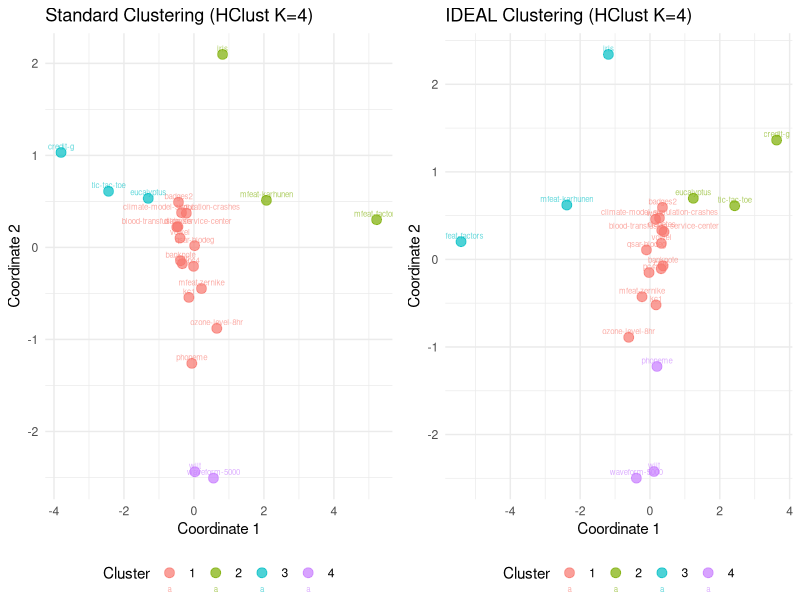
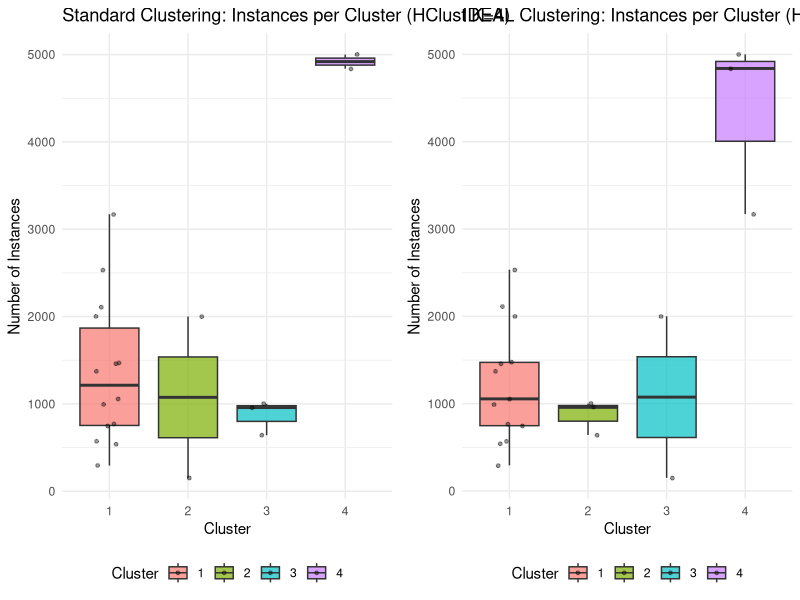
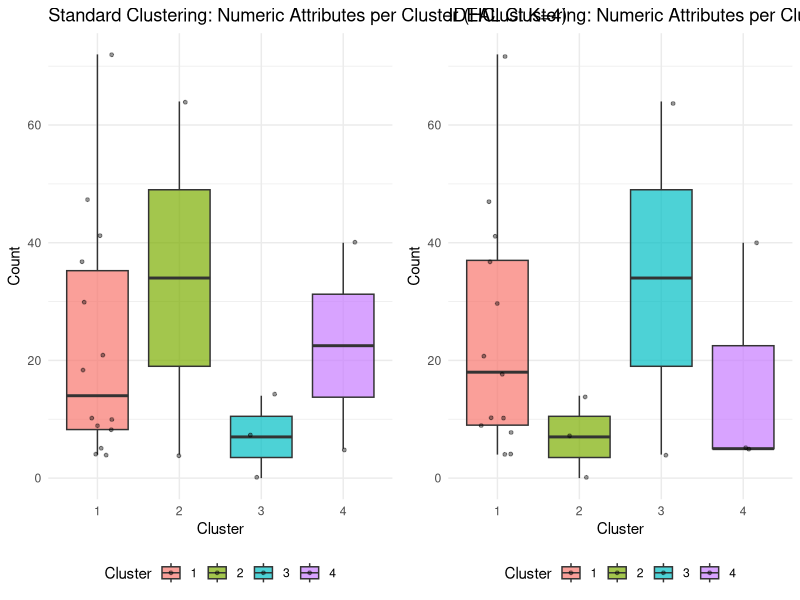
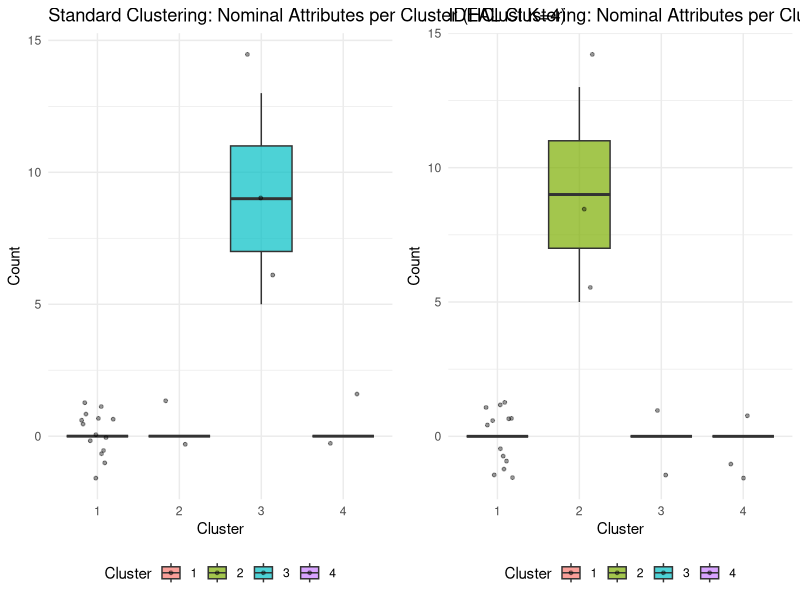

These figures' R source, in order:
## ---- chunk 1
knitr::opts_chunk$set(echo = TRUE, warning = FALSE, message = FALSE)
library(dplyr)
library(tidyr)
library(ggplot2)
library(gridExtra)
library(knitr)

# Set working directory to project root
knitr::opts_knit$set(root.dir = '../../')
## ---- chunk 2
# Load clustering data from both approaches
clustering_standard <- list(
  groups = read.csv('data/results/clustering/groups.csv'),
  chars = read.csv('data/results/clustering/characteristics.csv'),
  centroids = read.csv('data/results/clustering/centroids.csv'),
  kcca_info = read.csv('data/results/clustering/kcca_info.csv')
)

# Check if IDEAL clustering files exist
ideal_dir <- 'data/results/clustering_IDEAL'
if (dir.exists(ideal_dir)) {
  clustering_ideal <- list(
    groups = read.csv('data/results/clustering_IDEAL/groups.csv'),
    chars = read.csv('data/results/clustering_IDEAL/characteristics.csv'),
    centroids = read.csv('data/results/clustering_IDEAL/centroids.csv'),
    kcca_info = read.csv('data/results/clustering_IDEAL/kcca_info.csv')
  )
} else {
  warning(sprintf("Directory not found: %s - IDEAL clustering comparison will be skipped. Please run dataset_clustering_IDEAL.R first.", ideal_dir))
  clustering_ideal <- NULL
}

# Identify datasets that were analyzed but not clustered
standard_missing <- setdiff(clustering_standard$chars$dataset_name, clustering_standard$groups$dataset_name)
ideal_missing <- if (!is.null(clustering_ideal)) setdiff(clustering_ideal$chars$dataset_name, clustering_ideal$groups$dataset_name) else c()

# Find datasets in both clusterings (for fair comparison)
standard_datasets <- clustering_standard$groups$dataset_name
ideal_datasets <- if (!is.null(clustering_ideal)) clustering_ideal$groups$dataset_name else c()
common_datasets <- intersect(standard_datasets, ideal_datasets)
only_standard <- setdiff(standard_datasets, ideal_datasets)
only_ideal <- setdiff(ideal_datasets, standard_datasets)

# Display basic info
cat("=== DATASET COUNTS ===\n\n")
cat("Standard/New Clustering:\n")
cat("  - Total analyzed:", nrow(clustering_standard$chars), "\n")
cat("  - Successfully clustered:", nrow(clustering_standard$groups), "\n")
cat("  - Missing cluster assignments:", length(standard_missing), "\n")
if(length(standard_missing) > 0) {
  cat("    Datasets without cluster assignments:", paste(standard_missing, collapse = ", "), "\n")
}

if (!is.null(clustering_ideal)) {
  cat("\nIDEAL Clustering:\n")
  cat("  - Total analyzed:", nrow(clustering_ideal$chars), "\n")
  cat("  - Successfully clustered:", nrow(clustering_ideal$groups), "\n")
  cat("  - Missing cluster assignments:", length(ideal_missing), "\n")
  if(length(ideal_missing) > 0) {
    cat("    Datasets without cluster assignments:", paste(ideal_missing, collapse = ", "), "\n")
  }
  
  cat("\n=== DATASET OVERLAP COMPARISON ===\n\n")
  cat("Datasets in BOTH clusterings (for comparison):", length(common_datasets), "\n")
  cat("Datasets ONLY in Standard clustering:", length(only_standard), "\n")
  if(length(only_standard) > 0) {
    cat("  -", paste(only_standard, collapse = ", "), "\n")
  }
  cat("Datasets ONLY in IDEAL clustering:", length(only_ideal), "\n")
  if(length(only_ideal) > 0) {
    cat("  -", paste(only_ideal, collapse = ", "), "\n")
  }
} else {
  cat("\nIDEAL Clustering: Data not available\n")
  common_datasets <- c()
}
## ---- chunk 3
# Summary statistics for standard clustering
cat("K-value:", clustering_standard$kcca_info$K[1], "\n")
cat("Number of clusters:", clustering_standard$kcca_info$num_centers[1], "\n")
cat("Total within-cluster sum of squares:", round(clustering_standard$kcca_info$tot_withinss[1], 4), "\n")
cat("Between-cluster sum of squares:", round(clustering_standard$kcca_info$betweenss[1], 4), "\n")
cat("Cluster sizes:", paste(clustering_standard$kcca_info[1, grepl("size_cluster", names(clustering_standard$kcca_info))], collapse = ", "), "\n")
## ---- chunk 4
# Summary statistics for ideal clustering
cat("K-value:", clustering_ideal$kcca_info$K[1], "\n")
cat("Number of clusters:", clustering_ideal$kcca_info$num_centers[1], "\n")
cat("Total within-cluster sum of squares:", round(clustering_ideal$kcca_info$tot_withinss[1], 4), "\n")
cat("Between-cluster sum of squares:", round(clustering_ideal$kcca_info$betweenss[1], 4), "\n")
cat("Cluster sizes:", paste(clustering_ideal$kcca_info[1, grepl("size_cluster", names(clustering_ideal$kcca_info))], collapse = ", "), "\n")
## ---- chunk 5
if (!is.null(clustering_ideal) && length(common_datasets) > 0) {
  # Filter to only common datasets
  standard_common <- clustering_standard$groups %>%
    filter(dataset_name %in% common_datasets) %>%
    as.data.frame()
  
  ideal_common <- clustering_ideal$groups %>%
    filter(dataset_name %in% common_datasets) %>%
    arrange(dataset_name) %>%
    as.data.frame()
  
  standard_common <- standard_common %>% arrange(dataset_name)
  
  # Create comparison dataframe
  comparison_df <- data.frame(
    dataset_name = standard_common$dataset_name,
    standard_hclust_4 = standard_common$hclust_4,
    ideal_hclust_4 = ideal_common$hclust_4,
    standard_hclust_5 = standard_common$hclust_5,
    ideal_hclust_5 = ideal_common$hclust_5,
    standard_kmeans_4 = standard_common$kmeans_4,
    ideal_kmeans_4 = ideal_common$kmeans_4,
    standard_kmeans_5 = standard_common$kmeans_5,
    ideal_kmeans_5 = ideal_common$kmeans_5
  )
  
  # Calculate changes
  comparison_df$hclust_4_changed <- comparison_df$standard_hclust_4 != comparison_df$ideal_hclust_4
  comparison_df$hclust_5_changed <- comparison_df$standard_hclust_5 != comparison_df$ideal_hclust_5
  comparison_df$kmeans_4_changed <- comparison_df$standard_kmeans_4 != comparison_df$ideal_kmeans_4
  comparison_df$kmeans_5_changed <- comparison_df$standard_kmeans_5 != comparison_df$ideal_kmeans_5
  
  # Summary of changes
  summary_changes <- data.frame(
    Algorithm = c("HClust K=4", "HClust K=5", "KMeans K=4", "KMeans K=5"),
    Datasets_Changed = c(
      sum(comparison_df$hclust_4_changed),
      sum(comparison_df$hclust_5_changed),
      sum(comparison_df$kmeans_4_changed),
      sum(comparison_df$kmeans_5_changed)
    ),
    Total_Datasets = nrow(comparison_df),
    Percent_Changed = c(
      round(sum(comparison_df$hclust_4_changed) / nrow(comparison_df) * 100, 2),
      round(sum(comparison_df$hclust_5_changed) / nrow(comparison_df) * 100, 2),
      round(sum(comparison_df$kmeans_4_changed) / nrow(comparison_df) * 100, 2),
      round(sum(comparison_df$kmeans_5_changed) / nrow(comparison_df) * 100, 2)
    )
  )
  
  kable(summary_changes, caption = "Summary of Cluster Assignment Changes (Common Datasets Only)")
} else {
  cat("Cannot perform comparison: No common datasets between Standard and IDEAL clusterings.\n")
}
## ---- chunk 6
if (!is.null(clustering_ideal) && length(common_datasets) > 0 && exists("comparison_df")) {
  changes_hclust_4 <- comparison_df[comparison_df$hclust_4_changed, 
                                     c("dataset_name", "standard_hclust_4", "ideal_hclust_4")]
  if(nrow(changes_hclust_4) > 0) {
    names(changes_hclust_4) <- c("Dataset", "Standard Cluster", "IDEAL Cluster")
    kable(changes_hclust_4, caption = "Datasets with HClust K=4 cluster changes")
  } else {
    cat("No changes in HClust K=4 assignments\n")
  }
} else {
  cat("Cannot perform analysis: No common datasets or IDEAL data not available\n")
}
## ---- chunk 7
if (!is.null(clustering_ideal) && length(common_datasets) > 0 && exists("comparison_df")) {
  changes_hclust_5 <- comparison_df[comparison_df$hclust_5_changed, 
                                     c("dataset_name", "standard_hclust_5", "ideal_hclust_5")]
  if(nrow(changes_hclust_5) > 0) {
    names(changes_hclust_5) <- c("Dataset", "Standard Cluster", "IDEAL Cluster")
    kable(changes_hclust_5, caption = "Datasets with HClust K=5 cluster changes")
  } else {
    cat("No changes in HClust K=5 assignments\n")
  }
} else {
  cat("Cannot perform analysis: No common datasets or IDEAL data not available\n")
}
## ---- chunk 8
if (!is.null(clustering_ideal) && length(common_datasets) > 0 && exists("comparison_df")) {
  changes_kmeans_4 <- comparison_df[comparison_df$kmeans_4_changed, 
                                     c("dataset_name", "standard_kmeans_4", "ideal_kmeans_4")]
  if(nrow(changes_kmeans_4) > 0) {
    names(changes_kmeans_4) <- c("Dataset", "Standard Cluster", "IDEAL Cluster")
    kable(changes_kmeans_4, caption = "Datasets with KMeans K=4 cluster changes")
  } else {
    cat("No changes in KMeans K=4 assignments\n")
  }
} else {
  cat("Cannot perform analysis: No common datasets or IDEAL data not available\n")
}
## ---- chunk 9
if (!is.null(clustering_ideal) && length(common_datasets) > 0 && exists("comparison_df")) {
  changes_kmeans_5 <- comparison_df[comparison_df$kmeans_5_changed, 
                                     c("dataset_name", "standard_kmeans_5", "ideal_kmeans_5")]
  if(nrow(changes_kmeans_5) > 0) {
    names(changes_kmeans_5) <- c("Dataset", "Standard Cluster", "IDEAL Cluster")
    kable(changes_kmeans_5, caption = "Datasets with KMeans K=5 cluster changes")
  } else {
    cat("No changes in KMeans K=5 assignments\n")
  }
} else {
  cat("Cannot perform analysis: No common datasets or IDEAL data not available\n")
}
## ---- chunk 10
if (!is.null(clustering_ideal) && length(common_datasets) > 0) {
  # Filter to common datasets
  standard_common_groups <- clustering_standard$groups %>%
    filter(dataset_name %in% common_datasets) %>%
    arrange(dataset_name)
  
  ideal_common_groups <- clustering_ideal$groups %>%
    filter(dataset_name %in% common_datasets) %>%
    arrange(dataset_name)
  
  # Prepare data for visualization
  viz_data_standard <- standard_common_groups[, c("dataset_name", "coordinate_1", "coordinate_2", "hclust_4")]
  viz_data_standard$approach <- "Standard"
  
  viz_data_ideal <- ideal_common_groups[, c("dataset_name", "coordinate_1", "coordinate_2", "hclust_4")]
  viz_data_ideal$approach <- "IDEAL"
  
  viz_data_combined <- rbind(viz_data_standard, viz_data_ideal)
  
  # Create visualization
  p1 <- ggplot(viz_data_standard, aes(x = coordinate_1, y = coordinate_2, color = factor(hclust_4))) +
    geom_point(size = 3, alpha = 0.7) +
    geom_text(aes(label = dataset_name), vjust = -0.5, size = 2, alpha = 0.6) +
    theme_minimal() +
    labs(title = "Standard Clustering (HClust K=4)",
         x = "Coordinate 1",
         y = "Coordinate 2",
         color = "Cluster") +
    theme(legend.position = "bottom")
  
  p2 <- ggplot(viz_data_ideal, aes(x = coordinate_1, y = coordinate_2, color = factor(hclust_4))) +
    geom_point(size = 3, alpha = 0.7) +
    geom_text(aes(label = dataset_name), vjust = -0.5, size = 2, alpha = 0.6) +
    theme_minimal() +
    labs(title = "IDEAL Clustering (HClust K=4)",
         x = "Coordinate 1",
         y = "Coordinate 2",
         color = "Cluster") +
    theme(legend.position = "bottom")
  
  grid.arrange(p1, p2, ncol = 2)
} else {
  cat("Cannot create visualization: No common datasets between Standard and IDEAL clusterings.\n")
}
## ---- chunk 11
if (!is.null(clustering_ideal) && length(common_datasets) > 0) {
  # Filter characteristics to common datasets
  chars_common <- clustering_standard$chars %>%
    filter(dataset_name %in% common_datasets)
  
  # Merge characteristics with clustering assignments from both approaches
  chars_analysis <- chars_common %>%
    left_join(
      clustering_standard$groups[, c("dataset_name", "hclust_4", "hclust_5", "kmeans_4", "kmeans_5")],
      by = "dataset_name"
    ) %>%
    rename(standard_hclust_4 = hclust_4,
           standard_hclust_5 = hclust_5,
           standard_kmeans_4 = kmeans_4,
           standard_kmeans_5 = kmeans_5)
  
  # Get IDEAL cluster assignments
  ideal_groups <- clustering_ideal$groups %>%
    filter(dataset_name %in% common_datasets) %>%
    select(dataset_name, hclust_4, hclust_5, kmeans_4, kmeans_5) %>%
    rename(ideal_hclust_4 = hclust_4,
           ideal_hclust_5 = hclust_5,
           ideal_kmeans_4 = kmeans_4,
           ideal_kmeans_5 = kmeans_5)
  
  chars_analysis <- chars_analysis %>%
    left_join(ideal_groups, by = "dataset_name")
  
  # ===== STANDARD CLUSTERING ANALYSIS =====
  cat("\n### Standard Clustering Analysis\n\n")
  
  # HClust K=4
  cat("#### HClust K=4 - Characteristics by Cluster\n\n")
  chars_by_cluster_std_hc4 <- chars_analysis %>%
    group_by(standard_hclust_4) %>%
    summarise(
      Cluster = cur_group()[[1]],
      Count = n(),
      Avg_Instances = round(mean(instances_n, na.rm = TRUE), 1),
      Avg_Numeric_Attrs = round(mean(attributes_num, na.rm = TRUE), 1),
      Avg_Nominal_Attrs = round(mean(attributes_nom, na.rm = TRUE), 1),
      .groups = "drop"
    ) %>%
    select(Cluster, Count, Avg_Instances, Avg_Numeric_Attrs, Avg_Nominal_Attrs)
  
  print(kable(chars_by_cluster_std_hc4, caption = "Standard Clustering: HClust K=4 Cluster Characteristics"))
  
  # HClust K=5
  cat("\n#### HClust K=5 - Characteristics by Cluster\n\n")
  chars_by_cluster_std_hc5 <- chars_analysis %>%
    group_by(standard_hclust_5) %>%
    summarise(
      Cluster = cur_group()[[1]],
      Count = n(),
      Avg_Instances = round(mean(instances_n, na.rm = TRUE), 1),
      Avg_Numeric_Attrs = round(mean(attributes_num, na.rm = TRUE), 1),
      Avg_Nominal_Attrs = round(mean(attributes_nom, na.rm = TRUE), 1),
      .groups = "drop"
    ) %>%
    select(Cluster, Count, Avg_Instances, Avg_Numeric_Attrs, Avg_Nominal_Attrs)
  
  print(kable(chars_by_cluster_std_hc5, caption = "Standard Clustering: HClust K=5 Cluster Characteristics"))
  
  cat("\n")
  
  # ===== IDEAL CLUSTERING ANALYSIS =====
  cat("\n### IDEAL Clustering Analysis\n\n")
  
  # HClust K=4
  cat("#### HClust K=4 - Characteristics by Cluster\n\n")
  chars_by_cluster_ideal_hc4 <- chars_analysis %>%
    group_by(ideal_hclust_4) %>%
    summarise(
      Cluster = cur_group()[[1]],
      Count = n(),
      Avg_Instances = round(mean(instances_n, na.rm = TRUE), 1),
      Avg_Numeric_Attrs = round(mean(attributes_num, na.rm = TRUE), 1),
      Avg_Nominal_Attrs = round(mean(attributes_nom, na.rm = TRUE), 1),
      .groups = "drop"
    ) %>%
    select(Cluster, Count, Avg_Instances, Avg_Numeric_Attrs, Avg_Nominal_Attrs)
  
  print(kable(chars_by_cluster_ideal_hc4, caption = "IDEAL Clustering: HClust K=4 Cluster Characteristics"))
  
  # HClust K=5
  cat("\n#### HClust K=5 - Characteristics by Cluster\n\n")
  chars_by_cluster_ideal_hc5 <- chars_analysis %>%
    group_by(ideal_hclust_5) %>%
    summarise(
      Cluster = cur_group()[[1]],
      Count = n(),
      Avg_Instances = round(mean(instances_n, na.rm = TRUE), 1),
      Avg_Numeric_Attrs = round(mean(attributes_num, na.rm = TRUE), 1),
      Avg_Nominal_Attrs = round(mean(attributes_nom, na.rm = TRUE), 1),
      .groups = "drop"
    ) %>%
    select(Cluster, Count, Avg_Instances, Avg_Numeric_Attrs, Avg_Nominal_Attrs)
  
  print(kable(chars_by_cluster_ideal_hc5, caption = "IDEAL Clustering: HClust K=5 Cluster Characteristics"))
  
} else {
  cat("Cannot perform characteristics analysis: No common datasets or IDEAL data not available\n")
}
## ---- chunk 12
if (!is.null(clustering_ideal) && length(common_datasets) > 0 && exists("chars_analysis")) {
  # Prepare data for visualization
  plot_data <- chars_analysis %>%
    pivot_longer(
      cols = c(instances_n, attributes_num, attributes_nom),
      names_to = "characteristic",
      values_to = "value"
    )
  
  # === NUMBER OF INSTANCES ===
  cat("\n### Number of Instances by Cluster\n\n")
  
  p1 <- ggplot(plot_data %>% filter(characteristic == "instances_n"),
               aes(x = factor(standard_hclust_4), y = value, fill = factor(standard_hclust_4))) +
    geom_boxplot(alpha = 0.7) +
    geom_jitter(width = 0.2, alpha = 0.4, size = 1) +
    theme_minimal() +
    labs(title = "Standard Clustering: Instances per Cluster (HClust K=4)",
         x = "Cluster",
         y = "Number of Instances",
         fill = "Cluster") +
    theme(legend.position = "bottom")
  
  p2 <- ggplot(plot_data %>% filter(characteristic == "instances_n"),
               aes(x = factor(ideal_hclust_4), y = value, fill = factor(ideal_hclust_4))) +
    geom_boxplot(alpha = 0.7) +
    geom_jitter(width = 0.2, alpha = 0.4, size = 1) +
    theme_minimal() +
    labs(title = "IDEAL Clustering: Instances per Cluster (HClust K=4)",
         x = "Cluster",
         y = "Number of Instances",
         fill = "Cluster") +
    theme(legend.position = "bottom")
  
  grid.arrange(p1, p2, ncol = 2)
  
  # === NUMERIC ATTRIBUTES ===
  cat("\n### Numeric Attributes by Cluster\n\n")
  
  p3 <- ggplot(plot_data %>% filter(characteristic == "attributes_num"),
               aes(x = factor(standard_hclust_4), y = value, fill = factor(standard_hclust_4))) +
    geom_boxplot(alpha = 0.7) +
    geom_jitter(width = 0.2, alpha = 0.4, size = 1) +
    theme_minimal() +
    labs(title = "Standard Clustering: Numeric Attributes per Cluster (HClust K=4)",
         x = "Cluster",
         y = "Count",
         fill = "Cluster") +
    theme(legend.position = "bottom")
  
  p4 <- ggplot(plot_data %>% filter(characteristic == "attributes_num"),
               aes(x = factor(ideal_hclust_4), y = value, fill = factor(ideal_hclust_4))) +
    geom_boxplot(alpha = 0.7) +
    geom_jitter(width = 0.2, alpha = 0.4, size = 1) +
    theme_minimal() +
    labs(title = "IDEAL Clustering: Numeric Attributes per Cluster (HClust K=4)",
         x = "Cluster",
         y = "Count",
         fill = "Cluster") +
    theme(legend.position = "bottom")
  
  grid.arrange(p3, p4, ncol = 2)
  
  # === NOMINAL ATTRIBUTES ===
  cat("\n### Nominal Attributes by Cluster\n\n")
  
  p5 <- ggplot(plot_data %>% filter(characteristic == "attributes_nom"),
               aes(x = factor(standard_hclust_4), y = value, fill = factor(standard_hclust_4))) +
    geom_boxplot(alpha = 0.7) +
    geom_jitter(width = 0.2, alpha = 0.4, size = 1) +
    theme_minimal() +
    labs(title = "Standard Clustering: Nominal Attributes per Cluster (HClust K=4)",
         x = "Cluster",
         y = "Count",
         fill = "Cluster") +
    theme(legend.position = "bottom")
  
  p6 <- ggplot(plot_data %>% filter(characteristic == "attributes_nom"),
               aes(x = factor(ideal_hclust_4), y = value, fill = factor(ideal_hclust_4))) +
    geom_boxplot(alpha = 0.7) +
    geom_jitter(width = 0.2, alpha = 0.4, size = 1) +
    theme_minimal() +
    labs(title = "IDEAL Clustering: Nominal Attributes per Cluster (HClust K=4)",
         x = "Cluster",
         y = "Count",
         fill = "Cluster") +
    theme(legend.position = "bottom")
  
  grid.arrange(p5, p6, ncol = 2)
} else {
  cat("Cannot create visualizations: No common datasets or IDEAL data not available\n")
}
## ---- chunk 13
cat("=== SUMMARY OF FINDINGS ===\n\n")

if (!is.null(clustering_ideal) && length(common_datasets) > 0) {
  cat("1. DATASET OVERLAP:\n")
  cat(sprintf("   - Datasets in BOTH clusterings: %d\n", length(common_datasets)))
  cat(sprintf("   - Datasets ONLY in Standard clustering: %d\n", length(only_standard)))
  if(length(only_standard) > 0) {
    cat(sprintf("     (%s)\n", paste(only_standard, collapse = ", ")))
  }
  cat(sprintf("   - Datasets ONLY in IDEAL clustering: %d\n", length(only_ideal)))
  if(length(only_ideal) > 0) {
    cat(sprintf("     (%s)\n", paste(only_ideal, collapse = ", ")))
  }
  
  cat("\n2. CLUSTER ASSIGNMENT CHANGES (Common Datasets Only):\n")
  cat("   Percentage of datasets that changed clusters:\n")
  for(i in 1:nrow(summary_changes)) {
    cat(sprintf("     %s: %.1f%% (%d/%d datasets)\n", 
                summary_changes$Algorithm[i], 
                summary_changes$Percent_Changed[i],
                summary_changes$Datasets_Changed[i],
                summary_changes$Total_Datasets[i]))
  }
  
  cat("\n3. CLUSTERING QUALITY:\n")
  cat(sprintf("   Standard approach - Within-cluster SS: %.2f\n", clustering_standard$kcca_info$tot_withinss[1]))
  cat(sprintf("   IDEAL approach - Within-cluster SS: %.2f\n", clustering_ideal$kcca_info$tot_withinss[1]))
  
  cat("\n4. KEY METADATA CHARACTERISTICS:\n")
  cat("   Datasets are primarily clustered based on:\n")
  cat("     * Number of instances (dataset size)\n")
  cat("     * Number of numeric attributes\n")
  cat("     * Number of nominal attributes\n")
  cat("     * Overall dataset complexity\n")
  
  cat("\n5. CLUSTER DIFFERENTIATION:\n")
  cat("   Clusters tend to separate datasets by:\n")
  cat("   - Size (small vs large datasets)\n")
  cat("   - Dimensionality (few vs many attributes)\n")
  cat("   - Feature heterogeneity (numeric vs mixed feature types)\n")
  
  cat("\n6. KEY OBSERVATIONS:\n")
  cat("   - Both clustering approaches produce similar assignments for common datasets\n")
  cat("   - The datasets unique to each approach may have characteristics that caused clustering to fail in one method\n")
  cat("   - Meta-characteristics (instances, attributes, classes) are good predictors of dataset grouping\n")
  
} else {
  cat("Cannot generate summary: No common datasets between Standard and IDEAL clusterings.\n")
  cat("Please verify that both clustering methods have been run on the same or overlapping datasets.\n")
}
